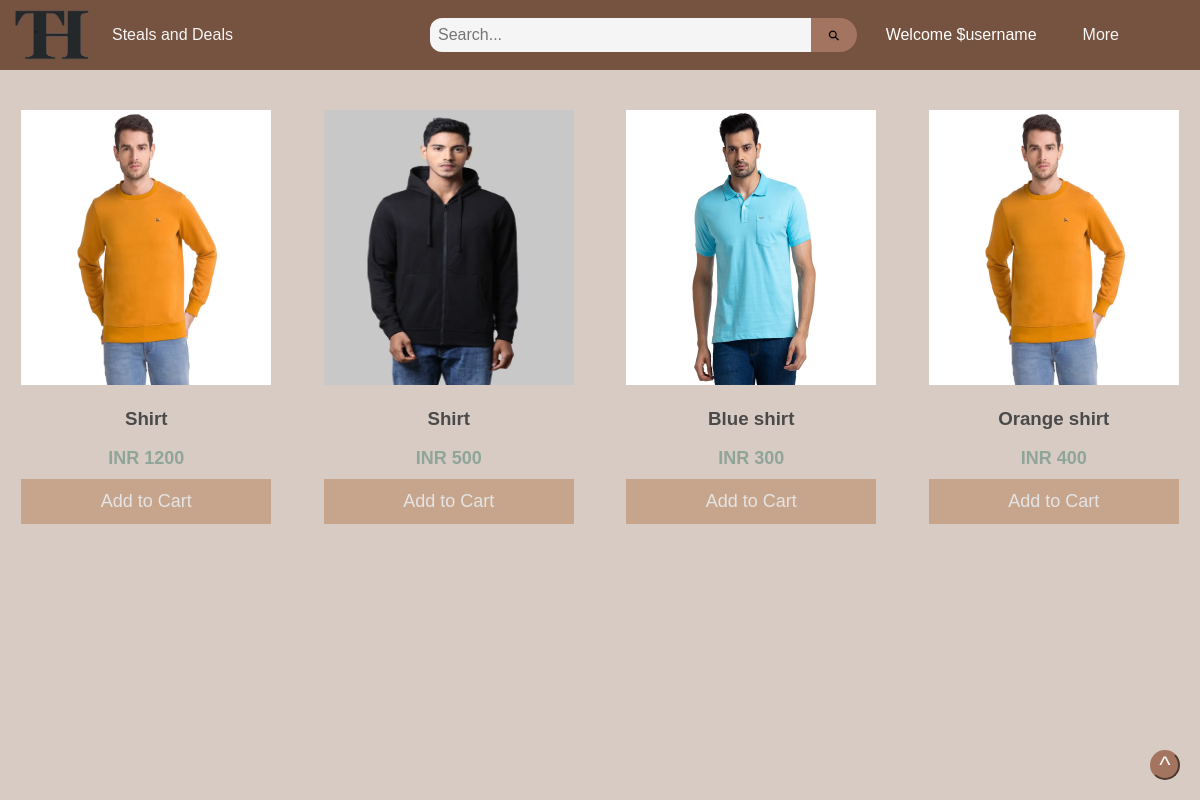
The app's page /category.php?category=1 with its own data.
### tables this page shows
CREATE TABLE `product` (
  `product_id` int(15) NOT NULL,
  `product_name` varchar(64) NOT NULL,
  `category_id` int(15) NOT NULL,
  `description` text NOT NULL,
  `price` int(20) NOT NULL,
  `image_url` varchar(500) NOT NULL,
  `seller` varchar(50) NOT NULL,
  `brand` varchar(50) NOT NULL,
  `size` varchar(20) NOT NULL
);

### category.php (the view, shortened to what this page needs)
<!DOCTYPE html>
<html>
  <head>
    <link rel="stylesheet" type="text/css" href="img\style.css">
    <link rel="stylesheet" type="text/css" href="img\nav.css">
  </head>
  <body bgcolor= "#d8cbc4">
  <nav>
        <div id="logo">
          <a href="homepage.php">
              <img src="img\logo.png" alt="Thrift Shopping logo" width="20%" height="20%">
          </a>
          <span id="tagline">Steals and Deals</span>
        </div>
        <form class="search-form" action="search.php" method="GET">
          <input type="text" name="query" placeholder="Search...">
          <button type="submit" ><img src="img\search-icon.png" alt="Search Icon" id="nav-search-button-img"></button>
        </form>
        <p style = "padding-right:30px; color:white;">Welcome $username</p>
        <div class="dropdown">
              <button class="dropbtn">More
              </button>
            </div>
    </nav>
  <div class="products">
<?php  $servername = "localhost";
$username = "root";
$password = "";
$dbname = "thrift_hub";
$conn = mysqli_connect($servername, $username, $password, $dbname);
$category = $_GET['category'];
$sql = "SELECT * FROM PRODUCT WHERE CATEGORY_ID = $category";
$result = mysqli_query($conn, $sql);
$num_rows = mysqli_num_rows($result);
for ($i = 0; $i < $num_rows; $i++){
  $row = mysqli_fetch_assoc($result);
$product_id = $row["product_id"];
$p_name = $row["product_name"];
$price = $row["price"];
$image = $row["image_url"];
?>
  <div class="product-item">
    <a href="product.php?product_id=<?php echo $row['product_id']; ?>">
      <img src="<?php echo $image?>" alt="Product">
      <h3> <?php echo $p_name?></h3>
      <p>INR <?php echo $price?></p>
      </a>
      <button id="add-to-cart" style="cursor: pointer;" onclick="addToCart(<?php echo $product_id; ?>)">Add to Cart</button>
  </div>
  <?php
}
?>
  </div>
    <footer>
      <button class="top" onclick="topFunction()" id="back-to-top">^</button>
    </footer>
    <br>
  </body>
</html>

### img/style.css (style rules this page uses)
body { margin: 0; font-family: Arial, sans-serif; overflow-y: auto; }
footer { position: fixed; bottom: 20px; right: 20px; z-index: 13; }
.top { width: 30px; height: 30px; border-radius: 15px; font-size: 24px; font-family: "Arial"; color: whitesmoke; background-color: #a3745f; border-color: #a3745f; cursor: pointer; z-index: 40; display: flex; justify-content: center; align-items: center; }
.products { margin-top: 30px; display: grid; grid-template-columns: repeat(4, 1fr); grid-template-rows: repeat(2, auto); gap: 10px; }
.product-item { border: none; padding: 10px; text-align: center; vertical-align: bottom; transition: box-shadow 0.3s ease-in-out; margin-bottom: 10px; color: #4a4a4a; }
.product-item a { text-decoration: none; font-family: 'Franklin Gothic Medium', 'Arial Narrow', Arial, sans-serif; font-size: 16px; font-weight: bold; color: #4a4a4a; }
.product-item img { width: 250px; height: 275px; }
.product-item p { font-size: 18px; margin: 10px 0; color : #8fa598; }
#add-to-cart { height: 45px; width: 250px; font-family:'Franklin Gothic Medium', 'Arial Narrow', Arial, sans-serif; font-size:large; transition: background-color 0.3s ease; background-color: #c7a58d; color: rgb(228, 228, 228); outline: none; border: none; }
@media screen and (prefers-reduced-motion: no-preference) { html { scroll-behavior: smooth; } }

### img/nav.css (style rules this page uses)
#logo { flex: 1; position: absolute; z-index: 10; top: 1%; left: 1%; }
#tagline { color: whitesmoke; flex: 1; position: absolute; z-index: 11; top: 30%; left: 25%; }
.search-form { padding-left:425px; flex: 3; display: flex; justify-content: flex-star; align-items: center; }
.search-form input[type="text"] { width: 375px; padding: 8px; border-radius: 12px 0 0 12px; border: none; outline: none; font-size: 16px; background-color: whitesmoke; color: #333; }
.search-form button[type="submit"] { height: 20px; padding: 17px; margin-left: -10px; border-radius: 12px 0 0 12px; border: none; outline: none; background-color: #a3745f; color: #fff; cursor: pointer; border-radius: 0 20px 20px 0; }
#nav-search-button-img { width: 12px; height: 12px; position: relative; bottom: 5px; left: 5; margin: 0%; }
nav { height: 50px; display:flex; justify-content: space-between; align-items: center; padding: 10px 5px; background-color: #765341; }
.dropdown { align-items: right; margin-right: 60px; float: left; overflow: hidden; }
.dropdown .dropbtn { border-radius: 10px; font-size: 16px; border: none; outline: none; color: whitesmoke; padding: 14px 16px; background-color: inherit; font-family: inherit; margin: 0; }

### records on screen
product: image_url (picture), product_name "Shirt", price "1200"
product: image_url (picture), product_name "Shirt", price "500"
product: image_url (picture), product_name "Blue shirt", price "300"
product: image_url (picture), product_name "Orange shirt", price "400"
